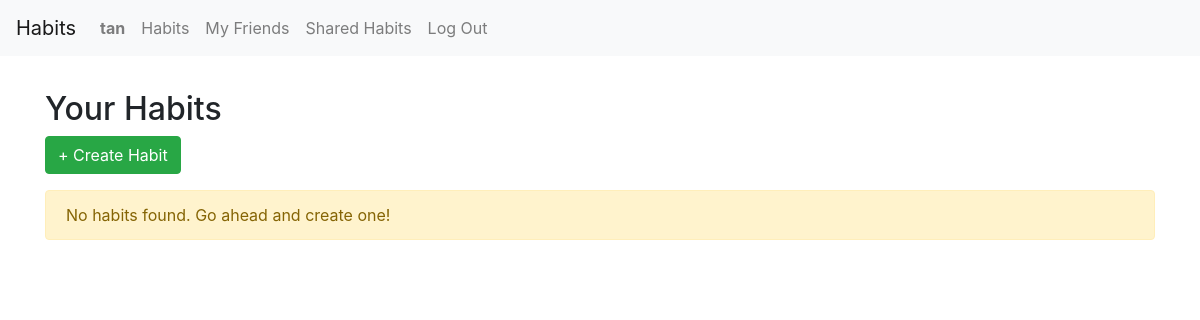
The page / (signed in) on the database as committed earlier.
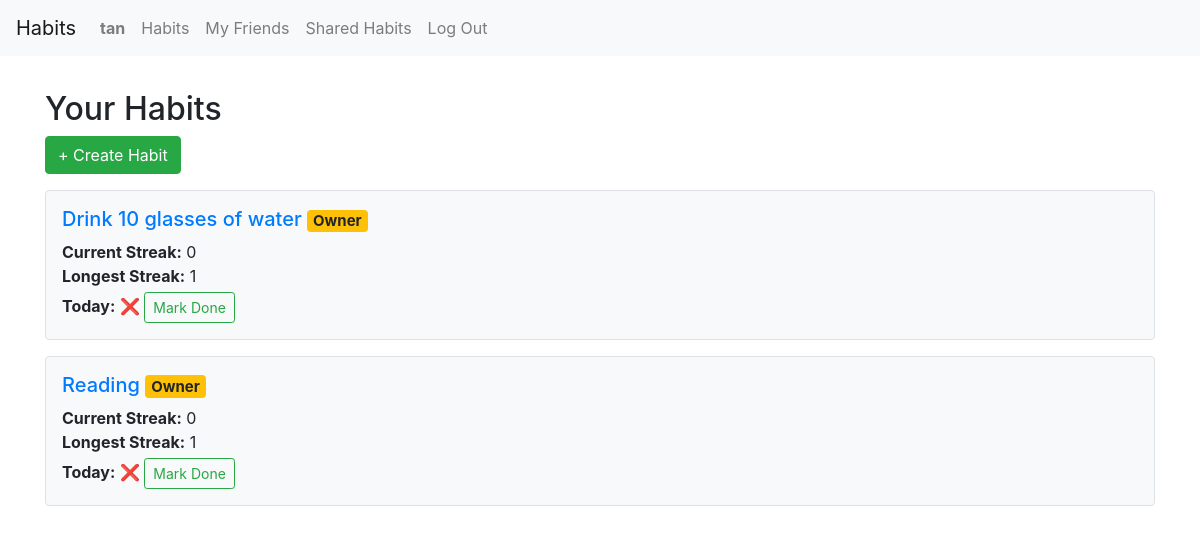
The same page on the database as committed later.
### tracker/models.py (models this page shows, shortened)
class Habit(models.Model):
    name = models.CharField(max_length=100)
    created_at = models.DateField(auto_now_add=True)
    description = models.TextField(blank=True)
    users = models.ManyToManyField(User, related_name="shared_habits")
    owner = models.ForeignKey(User, on_delete=models.CASCADE, related_name="habits_owned", null=True, blank=True)
    target_minutes = models.PositiveIntegerField(default=30)
    category = models.ForeignKey(Category, on_delete=models.CASCADE, related_name='habits')

### tracker/views.py (the view)
# urls.py: path("", views.index, name="index"),
@login_required
def index(request):
    habits = Habit.objects.filter(users=request.user)
    habit_data = []
    for habit in habits:
        logs=habit.logs.filter(user=request.user).order_by('-date')
        today_minutes = logs.filter(date=date.today()).aggregate(Sum("minutes_done"))["minutes_done__sum"] or 0
        today_done = today_minutes >= habit.target_minutes
        streak_data = calculate_streaks(
            logs = logs,
            start_date = habit.created_at,
            target_minutes = habit.target_minutes if hasattr(habit, "target_minutes") else 30
        )
        habit_data.append({
            "habit": habit,
            "current_streak": streak_data["current_streak"],
            "longest_streak": streak_data["longest_streak"],
            "today_done": today_done,
        })
    return render(request, "tracker/index.html", {
        "habit_data": habit_data,
    })

### tracker/templates/tracker/index.html (shortened to what this page needs)
{% extends "tracker/layout.html" %}
{% load static %}
{% block body %}
    <div class="container mt-4">
        <h2>Your Habits</h2>
        <a href="{% url 'create_habit' %}" class="btn btn-success mb-3">+ Create Habit</a>
        {% for item in habit_data %}
            <div class="border rounded p-3 mb-3 bg-light">
                <h5 class="mb-2">
                    <a href="{% url 'habit_detail' item.habit.id %}">{{ item.habit.name }}</a>
                    {% if item.habit.owner.id != request.user.id %}
                        <span class="badge bg-info">Shared</span>
                    {% else %}
                        <span class="badge bg-warning">Owner</span>
                    {% endif %}
                </h5>
                <p class="mb-1">
                    <strong>Current Streak:</strong> {{ item.current_streak }}<br>
                    <strong>Longest Streak:</strong> {{ item.longest_streak }}
                </p>
                <div>
                    <strong>Today:</strong>
                    <span class="today-status" data-habit-id="{{ item.habit.id }}">
                        {% if item.today_done %}
                            ✅
                        {% else %}
                            ❌
                            <button class="btn btn-sm btn-outline-success ms-2 mark-done-btn" data-habit-id="{{ item.habit.id }}">
                                Mark Done
                            </button>
                        {% endif %}
                    </span>
                </div>
            </div>
        {% empty %}
            <div class="alert alert-warning">No habits found. Go ahead and create one!</div>
        {% endfor %}
    </div>
{% endblock %}

Rows that differ between the two databases and show on the page:
added Habit: habit.name "Drink 10 glasses of water", shows "Owner", current_streak "0", longest_streak "1"
added Habit: habit.name "Reading", shows "Owner", current_streak "0", longest_streak "1"
Other text that changed with them:
text no longer shown: "No habits found. Go ahead and create one!"
